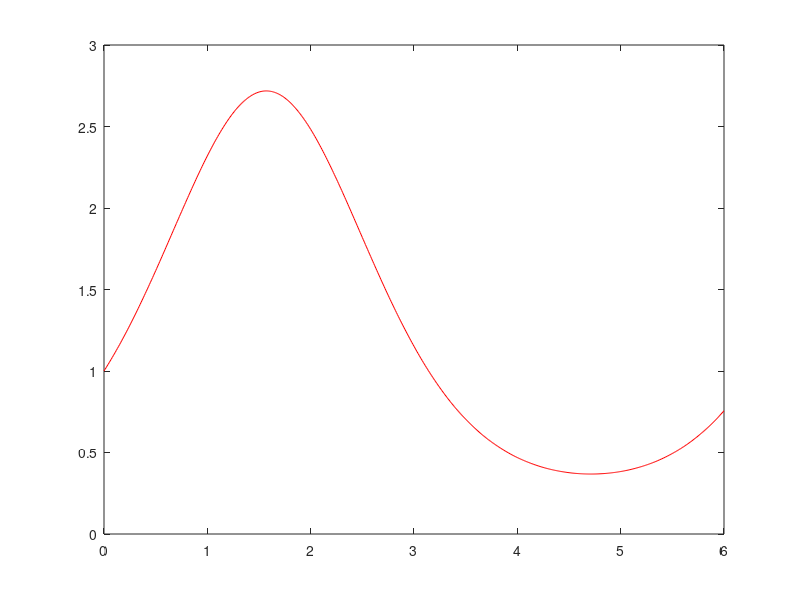

Here is the MATLAB script that generated this plot: (Note: this script raises an error after producing the figure.)
X = [0 : 0.01 : 6];
lambda_f = @(x) exp(sin(x));

plot(X, lambda_f(X), 'Color', 'r'); 

x = linspace(0, 6, 13);
y = Newton(x, lambda_f(x), X);

hold on

plot(X, y', 'Color', 'b')

plot(x, lambda_f(x), 'x', 'Color', 'k')

legend('e^(sinx)', 'newton', 'interp points');